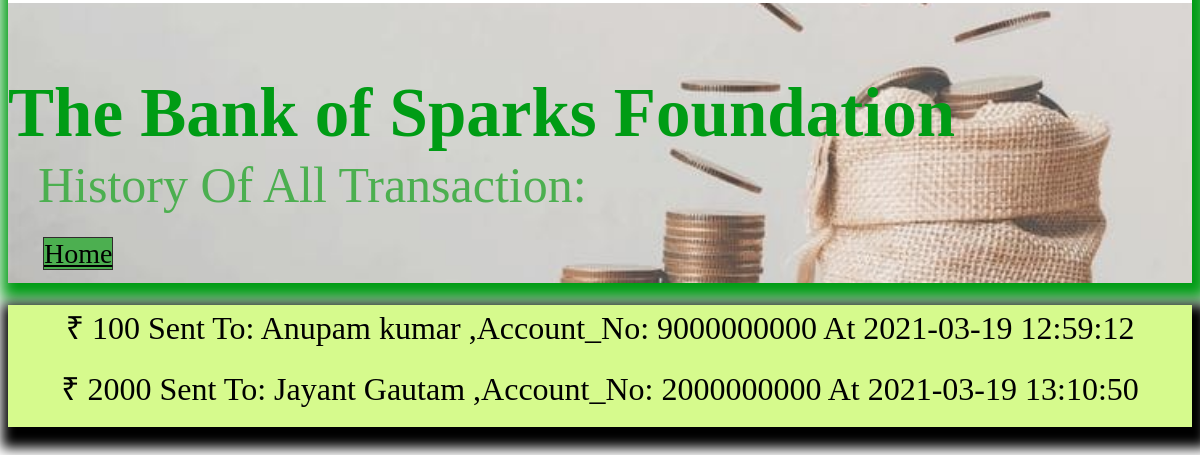
The page /history.php on the database its author committed.
### tables this page shows
CREATE TABLE `history` (
  `name` varchar(20) DEFAULT NULL,
  `amount` int(10) DEFAULT NULL,
  `transfer_to` varchar(10) DEFAULT NULL,
  `time` datetime NOT NULL DEFAULT current_timestamp()
);

### history.php (the view, shortened to what this page needs)
<!DOCTYPE html>
<head>
        <link rel="stylesheet" href="styleofcustomers.css">
    </head>
    <body>
        <div class=upperbox>
            <section class="img">
        <h1>The Bank of Sparks Foundation</h1>
        </div>
<a href="index.php" class="back"  type="button" >Home</a>
        <div class=details>
        <a>History Of All Transaction:</a></div>
<div class=body>
<?php
require "connect.php";
$sql="SELECT * FROM history";
$result = $conn->query($sql);
$result= mysqli_fetch_all($result);
foreach ($result as &$value){
    echo "<section align='center'> <font color=black  size='6pt'>₹ $value[1] Sent To: $value[0] ,Account_No: $value[2] At $value[3] </font> </section>";
    echo nl2br("\n");
}
?>
</div>
</body>
</html>

### styleofcustomers.css (style rules this page uses)
.img { background-image: url(topnavpic.jpeg); background-position: center; background-size: cover; min-height: 280px; margin-top:-10px; }
div.upperbox { line-height: 220px; font-size:46px; overflow:hidden; margin-top:-52px; box-shadow:5px 5px 15px 12px; font-weight: bold; color:rgb(0, 156, 21); }
div.body { background-color:rgb(214, 250, 141); max-height: 600px; margin-top: -110px; box-shadow: 5px 10px 12px 11px; }
div.details { font-size:50px; position:relative; top:-180px; left:30px; color: #4CAF50; line-height: 100px; }
.back { background-color: #4CAF50; border: 1px solid; border-color:#302d2d; color:black; font-size: 28px; position:relative; top:-45px; left:35px; }

### rows shown on the page
history: amount "100", name "Anupam kumar", transfer_to "9000000000", time "2021-03-19 12:59:12"
history: amount "2000", name "Jayant Gautam", transfer_to "2000000000", time "2021-03-19 13:10:50"
